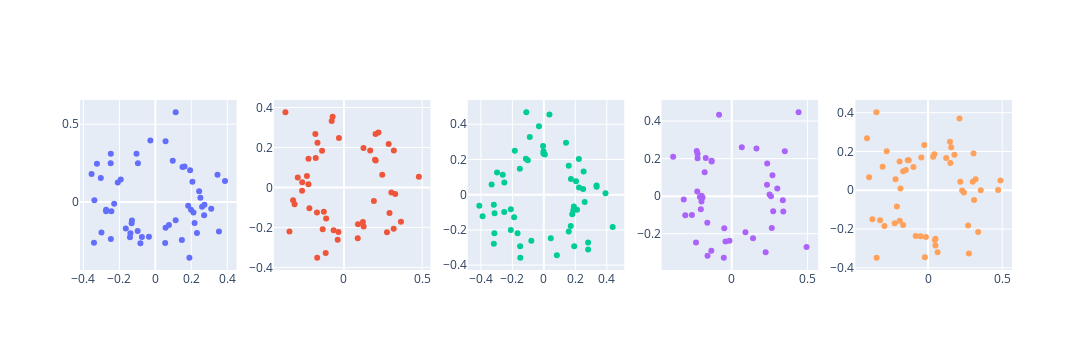

The code cell stored with this chart in its notebook:
### Code cell
fig = make_subplots(rows=1, cols=n_samples)
for k in range(n_samples):
    pca = KernelPCA(n_components=2, kernel="cosine")
    pc_r = pca.fit_transform(xs[k])
    fig.add_trace(go.Scatter(x=pc_r[:,0],y=pc_r[:,1], mode='markers'), row =1, col = k+1)
fig.update_layout(width = 220*n_samples, height = 350, showlegend = False)
fig.show()
